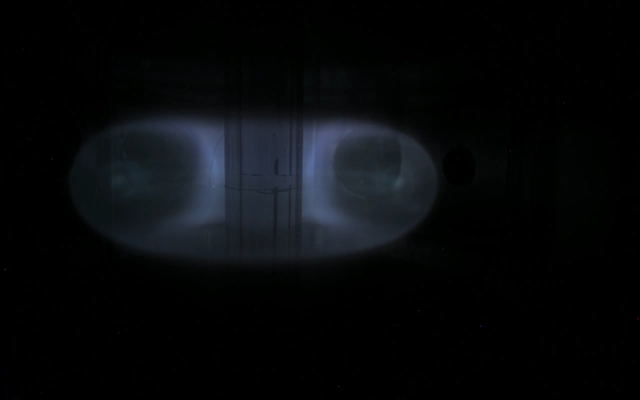
#> input picture capture1.jpg, 1280 x 800 px, given in place of 180907002cap.mp4, which was not available (shown at 1/2 size)
$ python test.py capture1.jpg   (older library calls are emulated)
#> lines starting #> are read from the running program, lines starting #| are printed output that depends on the picture; after the words box and inside, x2 and y2 are one past the last pixel; in counts of white or black regions, pixels touching at a corner belong together; pictures that were not available may be replaced by others from this repository, and a replacement may not be noted
import cv2
import numpy as np
import math
from scipy import optimize
from matplotlib import pyplot as plt

framecount = 0

#the right and left edge of central column
x_colr = 610
x_coll = 446

def nothing(*argv):
    pass

def main():
    cap = cv2.VideoCapture('180907002cap.mp4')
    fourcc = cv2.VideoWriter_fourcc(*'DIVX')
    out = cv2.VideoWriter('output3.avi', fourcc, 25.0, (1280, 800))

    R = videoprocess(cap,out)
#> in videoprocess, frame is the input picture: shape (800, 1280, 3); mean B, G, R 11, 9, 7.2
    x = np.linspace(1,framecount,framecount)

    i=0
    while(i<len(R)):
        if R[i]==0 or R[i]>500:
            R.pop(R[i])
            x=np.delete(x,i)
        else:
            i+=1

    plt.plot(x,R)
    plt.xlabel('frame')
    plt.ylabel('r')
    plt.ylim(0,300)
    plt.show()

    cap.release()
    cv2.destroyAllWindows()

def videoprocess(video,writevieo):
    rc=[]
    while(video.isOpened()):
        try:
            ret,frame = video.read()
            xc,yc,r,frame = imageprocess(frame)
#> in imageprocess, `gray = cv2.cvtColor(img,cv2.COLOR_BGR2GRAY)`:
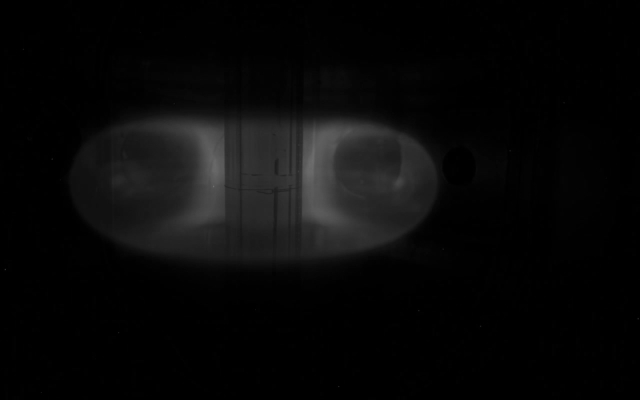
#> gray: shape (800, 1280) (shown at 1/2 size); min 0, max 128, mean 8.7
            rc.append(r)
            global framecount
            framecount +=1
            print(framecount)

            if ret == True:
                writevieo.write(frame)
        except:
            break
    return rc

def imageprocess(img):
    gray = cv2.cvtColor(img,cv2.COLOR_BGR2GRAY)
    gray = cv2.GaussianBlur(gray,(9,9),sigmaX=2,sigmaY=2)
    gray = histEqual(gray)
#> the loop in histEqual, `for i in range(1):` made 1 pass
#> pass 1, in histEqual, `im = clahe.apply(im)`:
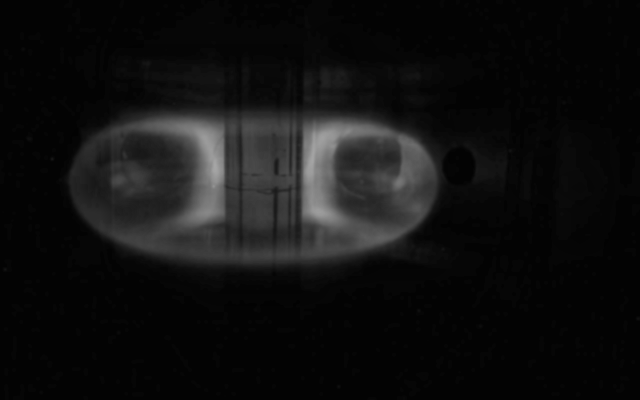
#> im: shape (800, 1280) (shown at 1/2 size); min 2, max 166, mean 16.5

    ## /thresholding and finding contours/
    mean = np.mean(gray)
    th = 2.0 - framecount/300
    ths = th*mean
    ret, thresh = cv2.threshold(gray, ths, 255, 0)
    cntimg,contours,hierarchy = cv2.findContours(thresh,cv2.RETR_EXTERNAL,cv2.CHAIN_APPROX_NONE)
    arcLenth = []
    for i in contours:
        arcLenth.append(i.size)
    Index=arcLenth.index(max(arcLenth))
    cnt = contours[Index]

    rightEdge = findRightEdge(cnt,img)
    leftEdge = findLeftEdge(cnt,img)
    xc_r, yc_r, R_r = circlefit(rightEdge)
    xc_l, yc_l, R_l = circlefit(leftEdge)
    cv2.circle(img, (xc_r, yc_r), R_r, (255, 255, 255), 2)
    cv2.circle(img, (xc_l, yc_l), R_l, (255, 255, 255), 2)
    # cv2.imshow('img', img)
    global R_0
    if R_r<R_l:
        return xc_r,yc_r,R_r,img
    else:
        return xc_l,yc_l,R_l,img

## /histogram equalization/
def histEqual(im):
    clahe = cv2.createCLAHE(clipLimit=2.0, tileGridSize=(16,16))
    for i in range(1):
       im = clahe.apply(im)
    # im = cv2.GaussianBlur(im,(9,9),sigmaX=2,sigmaY=2)
    return im

## /find right edge/
def findRightEdge(cnt,img):
    edge = np.array(cnt)

    #capture the right half contour
    i = 0
    while i < int(edge.size / 2):
        if edge[i][0][0] < x_colr:
            edge = np.delete(edge, i, 0)
        else:
            i += 1

    ## /contour ellipse fit/
    try:
        ellipse = cv2.fitEllipse(edge)  # ellipse((x0,y0),(2b,2a),angle),while angle=90,a is horizontal
        # cv2.ellipse(img, ellipse, (255, 0, 0), 1)

        x0, y0, b, a = int(ellipse[0][0]), int(ellipse[0][1]), int(ellipse[1][0] / 2), int(ellipse[1][1] / 2)
        xm = 0  # the right edge
        for x in range(x0, x0 + a - 1):
            k = -((x - x0) * b * b) / (b * math.sqrt(1 - (x - x0) * (x - x0) / (a * a)) * a * a)
            if k < -0.8:
                xm = x
                break

        i = 0
        while i < int(edge.size / 2):
            if edge[i][0][0] < xm:
                edge = np.delete(edge, i, 0)
            else:
                i += 1
    except:
        print('rightedge not found')
        return np.zeros_like(cnt)

    return edge

def findLeftEdge(cnt,img):
    edge = np.array(cnt)

    # capture the left half contour
    i = 0
    while i < int(edge.size / 2):
        if edge[i][0][0] > x_coll:
            edge = np.delete(edge, i, 0)
        else:
            i += 1

    ## /contour ellipse fit/
    try:
        ellipse = cv2.fitEllipse(edge)  # ellipse((x0,y0),(2b,2a),angle),while angle=90,a is horizontal
        # cv2.ellipse(img, ellipse, (255, 0, 0), 1)

        x0, y0, b, a = int(ellipse[0][0]), int(ellipse[0][1]), int(ellipse[1][0] / 2), int(ellipse[1][1] / 2)
        xm = 0  # the right edge
        for x in range(x0 - a + 1, x0):
            k = -((x - x0) * b * b) / (b * math.sqrt(1 - (x - x0) * (x - x0) / (a * a)) * a * a)
            if k < 0.8:
                xm = x
                break

        edge = np.array(cnt)
        i = 0
        while i < int(edge.size / 2):
            if edge[i][0][0] > xm:
                edge = np.delete(edge, i, 0)
            else:
                i += 1
    except:
        print('leftedge not found')
        return np.zeros_like(cnt)

    return edge

## /circle fit/
def circlefit(edge):
    x, y = edge[:, 0, 0], edge[:, 0, 1]
    x_m, y_m = np.mean(x), np.mean(y)

    def calc_R(xc, yc):
        return np.sqrt((x - xc) ** 2 + (y - yc) ** 2)

    def f_2(c):
        Ri = calc_R(*c)
        return Ri - np.mean(Ri)

    center_estimate = x_m, y_m
    try:
        center_2, ier = optimize.leastsq(f_2, center_estimate)
    except:
        print('fitting error!')
        return 0,0,0

    xc_2, yc_2 = center_2
    Ri_2 = calc_R(*center_2)
    R_2 = np.mean(Ri_2)
    return int(xc_2), int(yc_2), int(R_2)


if __name__ == '__main__':
    main()
#> in imageprocess, `mean = np.mean(gray)`: mean = 16.52
#> in imageprocess, `ths = th*mean`: ths = 33.04
#> in imageprocess, `ret, thresh = cv2.threshold(gray, ths, 255, 0)`:
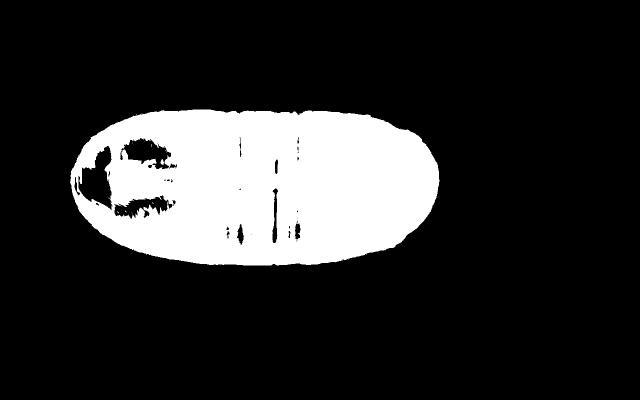
#> thresh: shape (800, 1280) (shown at 1/2 size); 17.7% white; 17 white regions (15 under 20 px)
#> in imageprocess, `ret, thresh = cv2.threshold(gray, ths, 255, 0)`: ret = 33
#> in imageprocess, `cntimg,contours,hierarchy = cv2.findContours(thresh,cv2.RETR_EXTERNAL,..`: contours = 4 contours, 3 with area under 20; largest, box (x1, y1, x2, y2) and area: (140, 219, 879, 531) 192817
#> the loop in imageprocess, `for i in contours:` made 4 passes
#> i on passes 1 to 3: [[670, 525]], [[266, 230]], [[272, 229], [273, 229]]
#> after the loop in imageprocess, `for i in contours:`: arcLenth = [2, 2, 4, 3420]
#> in imageprocess, `Index=arcLenth.index(max(arcLenth))`: Index = 3
#> in imageprocess, `cnt = contours[Index]`: cnt = contour of 1710 points, box (x1, y1, x2, y2) (140, 219, 879, 531), area 192817
#> in findRightEdge, `edge = np.array(cnt)`: edge has the same summary as cnt in imageprocess
#> after the loop in findRightEdge, `while i < int(edge.size / 2):`: edge = contour of 656 points, box (x1, y1, x2, y2) (610, 221, 879, 530), area 65938; i = 656
#> in findRightEdge, `ellipse = cv2.fitEllipse(edge)`: ellipse = ((635.2, 374.6), (303.2, 490), 85.8)
#> in findRightEdge, `x0, y0, b, a = int(ellipse[0][0]), int(ellipse[0][1]), int(ellipse[1][..`: x0 = 635; y0 = 374; b = 151; a = 244
#> the loop in findRightEdge, `for x in range(x0, x0 + a - 1):` made 194 passes
#> k on passes 1 to 12: 0, -0.00254, -0.00507, -0.00761, -0.0101, -0.0127, -0.0152, -0.0178, -0.0203, -0.0228, -0.0254, -0.0279
#> after the loop in findRightEdge, `while i < int(edge.size / 2):`: edge = contour of 201 points, box (x1, y1, x2, y2) (828, 266, 879, 460), area 6550; i = 201
#> in imageprocess, `rightEdge = findRightEdge(cnt,img)`: rightEdge has the same summary as edge in findRightEdge
#> in findLeftEdge, `edge = np.array(cnt)`: edge has the same summary as cnt in imageprocess
#> after the loop in findLeftEdge, `while i < int(edge.size / 2):`: edge = contour of 722 points, box (x1, y1, x2, y2) (140, 219, 447, 530), area 76860; i = 722
#> in findLeftEdge, `ellipse = cv2.fitEllipse(edge)`: ellipse = ((397.7, 372.5), (306.6, 516.3), 94.19)
#> in findLeftEdge, `x0, y0, b, a = int(ellipse[0][0]), int(ellipse[0][1]), int(ellipse[1][..`: x0 = 397; y0 = 372; b = 153; a = 258
#> the loop in findLeftEdge, `for x in range(x0 - a + 1, x0):` made 51 passes
#> k on passes 1 to 12: 6.72, 4.73, 3.85, 3.33, 2.97, 2.7, 2.49, 2.33, 2.19, 2.07, 1.97, 1.88
#> in findLeftEdge, `edge = np.array(cnt)`: edge has the same summary as cnt in imageprocess
#> after the loop in findLeftEdge, `while i < int(edge.size / 2):`: edge = contour of 199 points, box (x1, y1, x2, y2) (140, 271, 191, 457), area 6074; i = 199
#> in imageprocess, `leftEdge = findLeftEdge(cnt,img)`: leftEdge has the same summary as edge in findLeftEdge
#> in circlefit, `x, y = edge[:, 0, 0], edge[:, 0, 1]`: x = 201 values, max 878 at index 98, min 828 at index 0, mean 860.9; y = 201 values, max 459 at index 0, min 266 at index 200, mean 361.3
#> in circlefit, `x_m, y_m = np.mean(x), np.mean(y)`: x_m = 860.9; y_m = 361.3
#> in circlefit, `center_estimate = x_m, y_m`: center_estimate = (860.9, 361.3)
#> in f_2, `Ri = calc_R(*c)`: Ri = 201 values, max 103.1 at index 0, min 16.33 at index 97, mean 53.1
#> in circlefit, `center_2, ier = optimize.leastsq(f_2, center_estimate)`: center_2 = [758.2, 361.9]; ier = 1
#> in circlefit, `xc_2, yc_2 = center_2`: xc_2 = 758.2; yc_2 = 361.9
#> in circlefit, `Ri_2 = calc_R(*center_2)`: Ri_2 = 201 values, max 121.1 at index 131, min 116.5 at index 181, mean 118.6
#> in circlefit, `R_2 = np.mean(Ri_2)`: R_2 = 118.6
#> in imageprocess, `xc_r, yc_r, R_r = circlefit(rightEdge)`: xc_r = 758; yc_r = 361; R_r = 118
#> in imageprocess, `xc_l, yc_l, R_l = circlefit(leftEdge)`: xc_l = 255; yc_l = 362; R_l = 112
#> in imageprocess, `cv2.circle(img, (xc_l, yc_l), R_l, (255, 255, 255), 2)`:
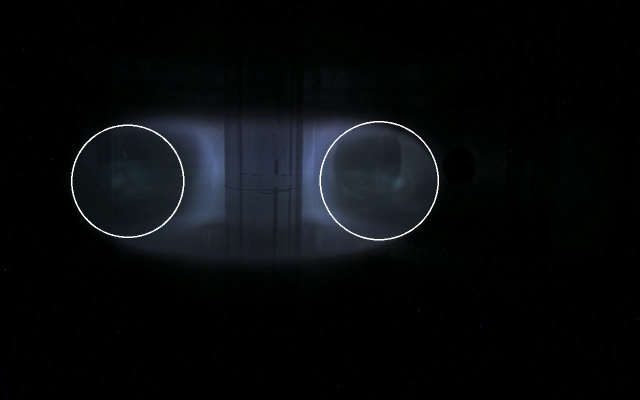
#> img: shape (800, 1280, 3) (shown at 1/2 size); mean B, G, R 11.9, 9.9, 8.2
#> in videoprocess, `xc,yc,r,frame = imageprocess(frame)`: xc = 255; yc = 362; r = 112
